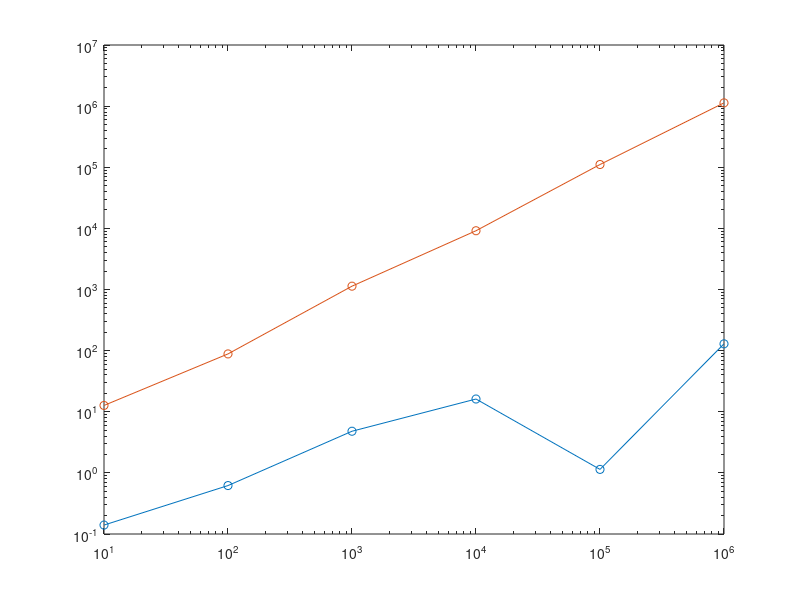

MATLAB code for this plot:
clear

walkNums = [1e1, 1e2, 1e3, 1e4, 1e5, 1e6];
trials = 100;

deltaX = zeros([length(trials), 1]);
deltaX2 = zeros([length(trials), 1]);

for i = 1:length(walkNums)
    numWalks = walkNums(i);
    currAvgX = 0;
    currAvgX2 = 0;
    for trial = 1 : trials
        
        % make array of random nums 0 or 1 of length numWalks
        walks = randi([0, 1], numWalks, 1);
        % convert zeros to -1
        walks(walks == 0) = -1;

        currAvgX = currAvgX + sum(walks);
        currAvgX2 = currAvgX2 + sum(walks)^2;
    end
    
    deltaX(i) = currAvgX / trials;
    deltaX2(i) = currAvgX2 / trials;
end

% deltaX
loglog(walkNums, abs(deltaX), '-o', walkNums, deltaX2, '-o');
